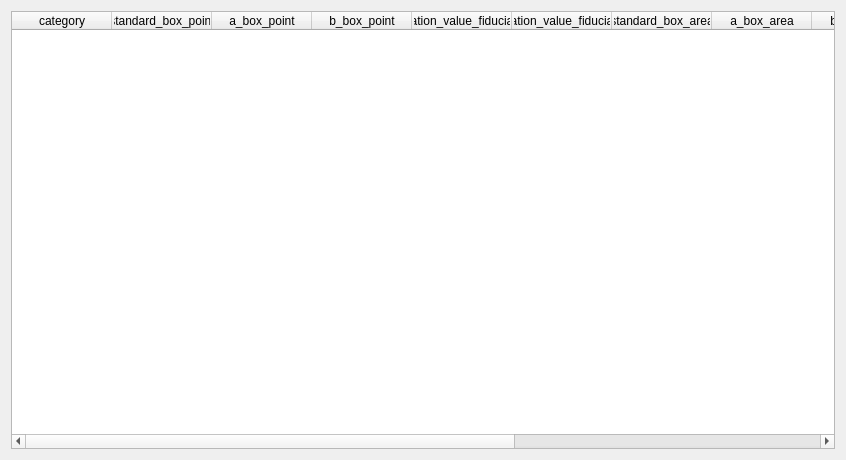
<?xml version="1.0" encoding="UTF-8"?>
<ui version="4.0">
 <class>Box_Form</class>
 <widget class="QWidget" name="Box_Form">
  <property name="geometry">
   <rect>
    <x>0</x>
    <y>0</y>
    <width>846</width>
    <height>460</height>
   </rect>
  </property>
  <property name="windowTitle">
   <string>Form</string>
  </property>
  <layout class="QGridLayout" name="gridLayout_2">
   <item row="0" column="0">
    <layout class="QGridLayout" name="gridLayout">
     <item row="0" column="0">
      <widget class="QTableWidget" name="tableWidget">
       <column>
        <property name="text">
         <string>category</string>
        </property>
       </column>
       <column>
        <property name="text">
         <string>standard_box_point</string>
        </property>
       </column>
       <column>
        <property name="text">
         <string>a_box_point</string>
        </property>
       </column>
       <column>
        <property name="text">
         <string>b_box_point</string>
        </property>
       </column>
       <column>
        <property name="text">
         <string>a_deviation_value_fiducial_point</string>
        </property>
       </column>
       <column>
        <property name="text">
         <string>b_deviation_value_fiducial_point</string>
        </property>
       </column>
       <column>
        <property name="text">
         <string>standard_box_area</string>
        </property>
       </column>
       <column>
        <property name="text">
         <string>a_box_area</string>
        </property>
       </column>
       <column>
        <property name="text">
         <string>b_box_area</string>
        </property>
       </column>
       <column>
        <property name="text">
         <string>a_standard_box_area_differ_rate</string>
        </property>
       </column>
       <column>
        <property name="text">
         <string>b_standard_box_area_differ_rate</string>
        </property>
       </column>
       <column>
        <property name="text">
         <string>a_score</string>
        </property>
       </column>
       <column>
        <property name="text">
         <string>b_score</string>
        </property>
       </column>
      </widget>
     </item>
    </layout>
   </item>
  </layout>
 </widget>
 <resources/>
 <connections/>
</ui>
